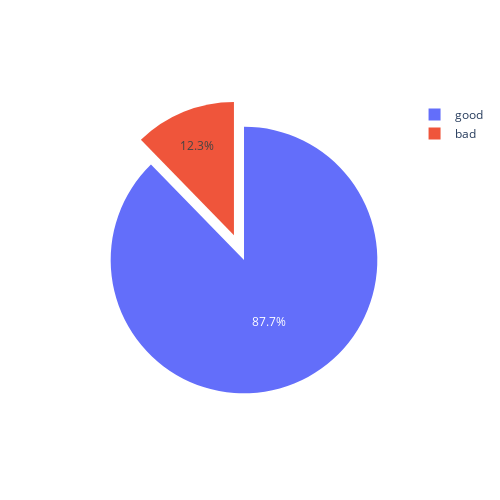

The notebook cell this image was saved under:
### Code cell
labels = df_viz['target'].value_counts(normalize=True).index.to_list()
values = df_viz['target'].value_counts(normalize=True).values * 100

# pull is given as a fraction of the pie radius
fig = go.Figure(data=[go.Pie(labels=labels, values=values, pull=[0, 0.2])])
fig.update_layout(
    autosize=False,
    width=500,
    height=500)
fig.show()

### Figure 1 — Plotly figure (JSON) as saved in the notebook; plotly's stock layout.template omitted (floating-point values rounded to 4 significant figures)
{"data": [{"labels": ["good", "bad"], "pull": [0, 0.2], "type": "pie", "values": [87.71, 12.29]}], "layout": {"autosize": false, "height": 500, "width": 500}}
